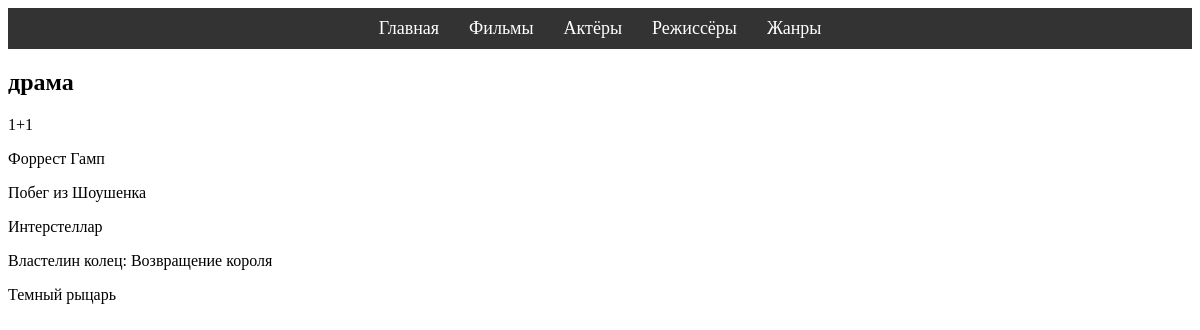
Screenshot of /genre/1/ with the database file from the repository.
### kinopoisk/models.py (models this page shows)
class Genre(models.Model):
    name = models.CharField(max_length=255, unique=True)
    description = models.TextField(blank=True, null=True)

class Movie(models.Model):
    title = models.CharField(max_length=355)
    description = models.TextField()
    release_date = models.DateField(null=True, blank=True)
    rating = models.FloatField(null=True, blank=True)
    duration = models.PositiveSmallIntegerField()
    genres = models.ManyToManyField(Genre, related_name='movies')
    directors = models.ManyToManyField(
        MoviePerson, related_name='directed_movies'
    )
    budget = models.PositiveIntegerField()
    actors = models.ManyToManyField(
        MoviePerson, related_name='acted_in_movies')
    poster = models.ImageField(
        upload_to="kinopoisk/images/movies/posters/",
        blank=True, null=True)

### kinopoisk/views.py (the view)
# urls.py: path('genre/<int:genre_id>/', genre_detail, name='genre_detail'),  # Фильмы по жанру.
def genre_detail(request, genre_id):  # Сами
    genre = Genre.objects.get(id=genre_id)
    movies = genre.movies.all()
    return render(request, 'kinopoisk/genre_detail.html', {
        'genre': genre, 'movies': movies
    })

### templates/kinopoisk/genre_detail.html (shortened to what this page needs)
{% extends 'base.html' %}
{% block content %}
    <h2>{{ genre.name }}</h2>
    {% for movie in movies %}
        <p>{{ movie.title }}</p>
    {% endfor %}
{% endblock %}

### rows the page displays
Genre: name "драма"
Movie: title "1+1"
Movie: title "Форрест Гамп"
Movie: title "Побег из Шоушенка"
Movie: title "Интерстеллар"
Movie: title "Властелин колец: Возвращение короля"
Movie: title "Темный рыцарь"
